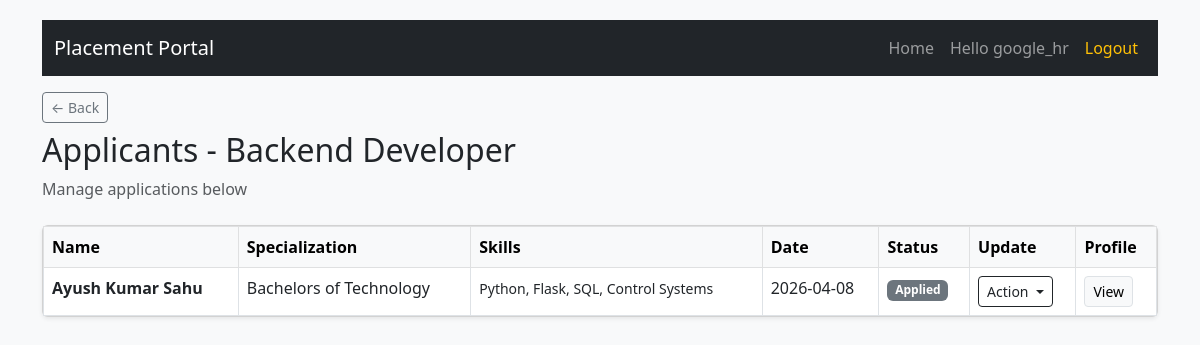
The page /company/job/1/applications (signed in) on the database as committed earlier.
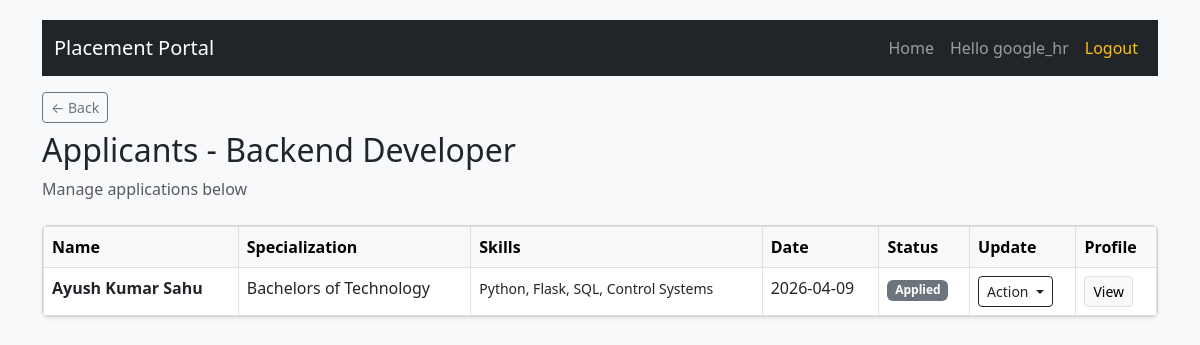
The same page on the database as committed later.
### database/models.py (models this page shows)
class Application(db.Model):
    __tablename__ = 'application'
    id = db.Column(db.Integer, primary_key=True)
    student_id = db.Column(db.Integer, db.ForeignKey('student.id'), nullable=False)
    job_id = db.Column(db.Integer, db.ForeignKey('placements.id'), nullable=False)
    status = db.Column(db.String(20), default='Applied', nullable=False)
    date = db.Column(db.DateTime, default=datetime.now)
    __table_args__ = (
        db.UniqueConstraint('student_id', 'job_id', name='unique_student_job_application'),
    )

class Student(db.Model):
    __tablename__ = 'student'
    id = db.Column(db.Integer, primary_key=True)
    user_id = db.Column(db.Integer, db.ForeignKey('user.id'), unique=True, nullable=False)
    name = db.Column(db.String(100), nullable=False)
    contact = db.Column(db.String(20))
    education = db.Column(db.String(200))
    skills = db.Column(db.Text)
    resume = db.Column(db.String(255))
    college = db.Column(db.String(200))
    branch = db.Column(db.String(100))
    dob = db.Column(db.Date)
    country = db.Column(db.String(100))
    state = db.Column(db.String(100))
    address = db.Column(db.Text)
    applications = db.relationship('Application', backref='student', lazy=True, cascade="all, delete-orphan")

### routes/company_mgmt.py (the view)
@app.route('/company/job/<int:job_id>/applications')
@login_required
@role_required('company')
def view_job_applications(job_id):
    comp= get_approved_company()
    job= models.Placements.query.get_or_404(job_id)
    if job.company_id != comp.id:
        flash("Unauthorized access.", "danger")
        return redirect(url_for('company_dashboard'))
    applications= models.Application.query.filter_by(job_id=job.id).all()
    return render_template('job_applications.html', job =job, applications =applications)

### app.py (called while the page is built)
@login_manager.user_loader
def load_user(user_id):
    return models.User.query.get(int(user_id))

def role_required(*roles):
    def wrapper(fn):
        @wraps(fn)
        def decorated_view(*args,**kwargs):
            if not current_user.is_authenticated:
                return login_manager.unauthorized()
            if current_user.role not in roles:
                flash("You do not have permission to access this page", "danger")
                return redirect(url_for('login'))
            return fn(*args , **kwargs)
        return decorated_view
    return wrapper

### routes/admin_mgmt.py (called while the page is built)
def get_approved_company():
    companyObj =models.Company.query.filter_by(user_id=current_user.id).first()
    if companyObj is  None:
        return None
    if not companyObj.approval:
        return None
    return companyObj

### templates/job_applications.html (shortened to what this page needs)
{% extends "base.html" %}
{% block content %}
<div class="mb-4">
    <a href="{{ url_for('company_dashboard') }}"
       class="btn btn-sm btn-outline-secondary mb-2"> ← Back</a>
    <h2>Applicants - {{ job.title }}</h2>
    <p class="text-muted">
        Manage applications below</p>
</div>
<div class="card shadow-sm">
    <div class="table-responsive">
        <table class="table table-hover mb-0 table-bordered">
            <thead class="table-light">
                <tr>
                    <th>Name</th>
                    <th>Specialization</th>
                    <th>Skills</th>
                    <th>Date</th>
                    <th>Status</th>
                    <th>Update</th>
                    <th>Profile</th>
                </tr>
            </thead>
            <tbody>
                {% for app in applications %}
                <tr>
                    <td>
                        <b>{{ app.student.name }}</b>
                    </td>
                    <td>{{app.student.education}}</td>
                    <td>
                        <small>{{ app.student.skills }}</small>
                    </td>
                    <td>
                        {{ app.date.strftime('%Y-%m-%d') }}
                    </td>
                    <td>
                        {% set status_colors = {
                            'Applied': 'secondary',
                            'shortlisted': 'primary',
                            'interview': 'info',
                            'Selected': 'success',
                            'Rejected': 'danger'
                        } %}
                        <span class="badge bg-{{ status_colors[app.status] }}">
                            {{ app.status }}
                        </span>
                    </td>
                    <td>
                        <div class="dropdown">
                            <button class="btn btn-sm btn-outline-dark dropdown-toggle"
                                    data-bs-toggle="dropdown">
                                Action
                            </button>
                        </div>
                    </td>
                    <td>
                        <button class="btn btn-sm btn-light border"
                                data-bs-toggle="modal"
                                data-bs-target="#studentModal{{app.student.id}}">
                            View
                        </button>
                    </td>
                </tr>
                {% else %}
                <tr>
                    <td colspan="7" class="text-center text-muted py-3">
                        No applications yet
                    </td>
                </tr>
                {% endfor %}
            </tbody>
        </table>
    </div>
</div>
{% endblock %}

Rows that differ between the two databases and show on the page:
changed Application "Applied": date "2026-04-08" → "2026-04-09"
